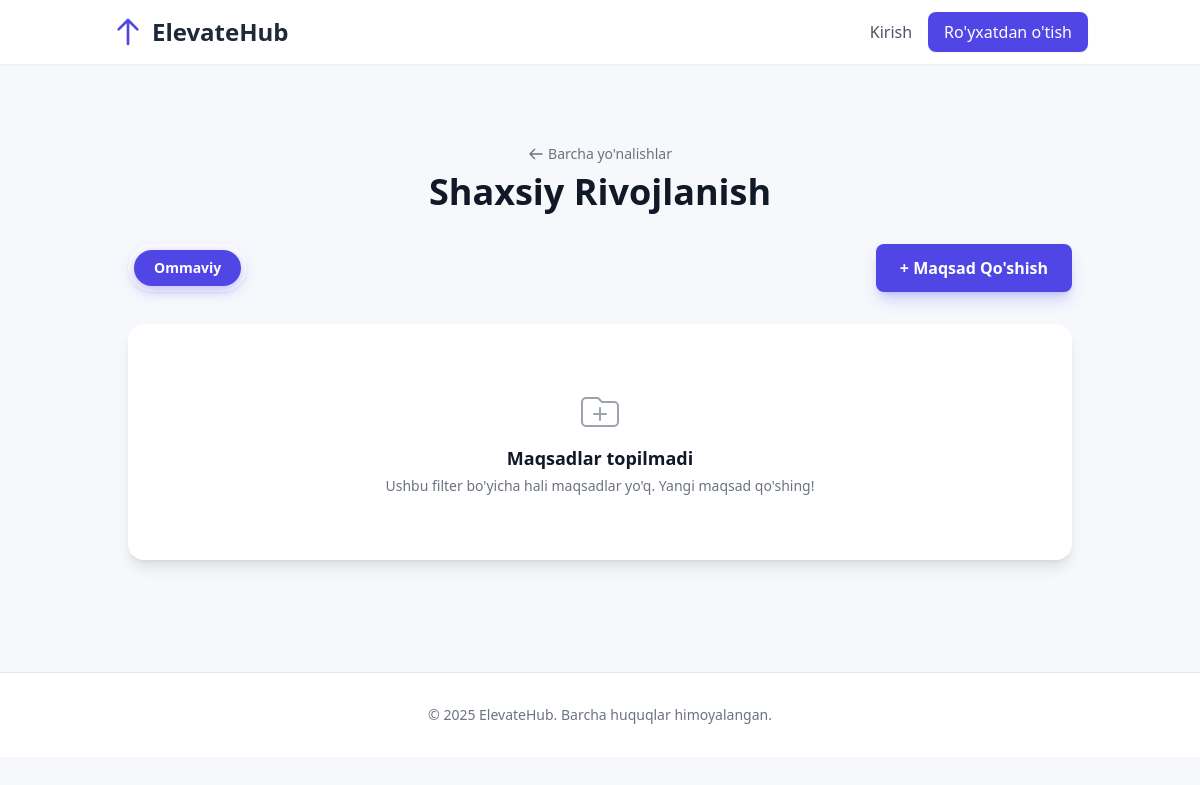
The app's page /category/shaxsiy-rivojlanish/, older data.
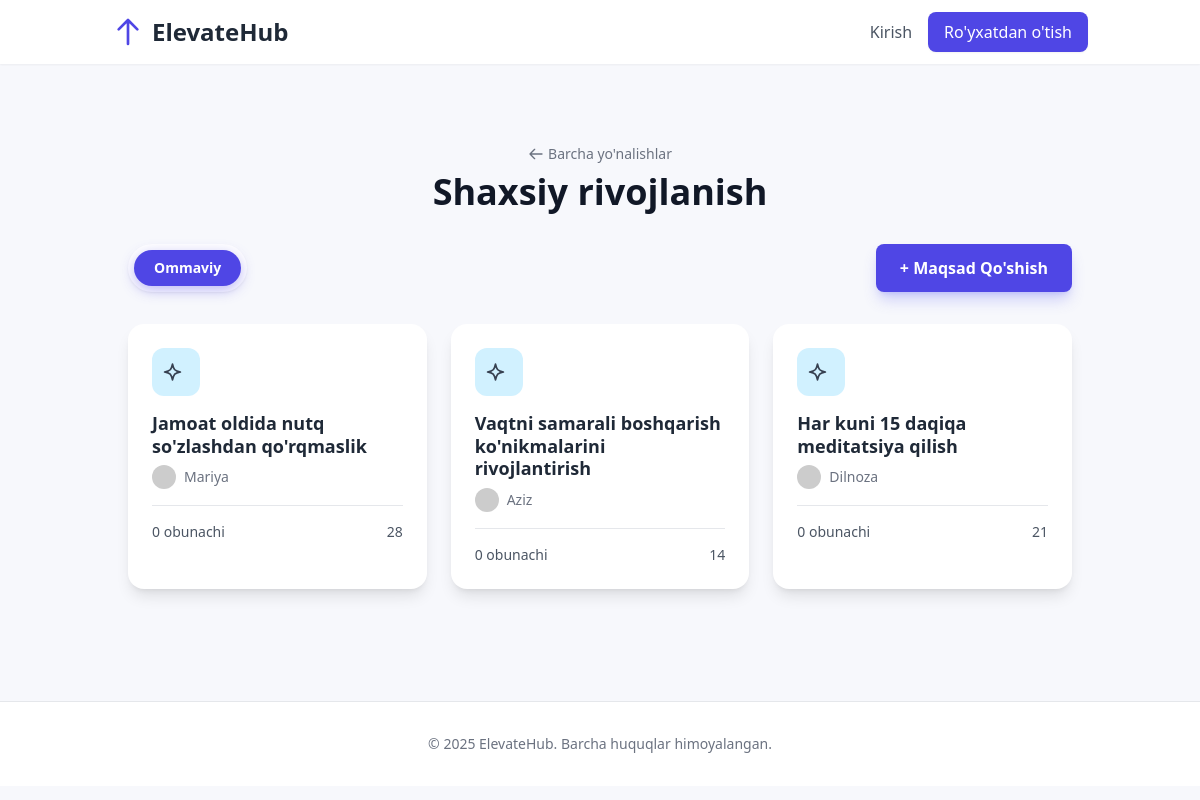
The same page, newer data.
### users/models.py (models this page shows, shortened)
class GoalCategory(models.Model):
    name = models.CharField(max_length=100, unique=True, verbose_name="Nomi")
    slug = models.SlugField(max_length=120, unique=True, blank=True)
    color = models.CharField(max_length=20, default="#e0e7ff", verbose_name="Rangi")
    icon = models.CharField(max_length=50, blank=True, null=True, verbose_name="Ikona")
    class Meta:
        verbose_name = "Maqsad Yo'nalishi"
        verbose_name_plural = "Maqsad Yo'nalishlari"
        ordering = ["name"]

class Goal(models.Model):
    VISIBILITY_CHOICES = [("public", "Ommaviy"), ("private", "Shaxsiy")]
    DURATION_CHOICES = [(7, "7 kun"), (14, "14 kun"), (21, "21 kun"), (28, "28 kun")]
    title = models.CharField(max_length=200, verbose_name="Maqsad Nomi")
    description = models.TextField(verbose_name="Izoh")
    category = models.ForeignKey(
        GoalCategory,
        on_delete=models.SET_NULL,
        null=True,
        related_name="goals",
        verbose_name="Yo'nalishi",
    )
    sub_category = models.ForeignKey(
        SubCategory,
        on_delete=models.SET_NULL,
        null=True,
        blank=True,
        verbose_name="Ichki Yo'nalish",
    )
    duration = models.IntegerField(choices=DURATION_CHOICES, verbose_name="Davomiyligi")
    visibility = models.CharField(
        max_length=10,
        choices=VISIBILITY_CHOICES,
        default="public",
        verbose_name="Ko'rinishi",
    )
    phone_number = models.CharField(
        max_length=20, blank=True, verbose_name="Telefon Raqam"
    )
    telegram_username = models.CharField(
        max_length=100, blank=True, verbose_name="Telegram User"
    )
    created_by = models.ForeignKey(
        settings.AUTH_USER_MODEL, on_delete=models.CASCADE, related_name="created_goals"
    )
    created_at = models.DateTimeField(auto_now_add=True)
    subscribers = models.ManyToManyField(
        settings.AUTH_USER_MODEL, related_name="subscribed_goals", blank=True
    )
    def get_absolute_url(self):
        return reverse("goal_detail", kwargs={"pk": self.pk})

class CustomUser(AbstractUser):
    email = models.EmailField(unique=True, blank=False, null=False)
    class Meta:
        verbose_name = "User"
        verbose_name_plural = "Users"

### users/views.py (the view)
class CategoryDetailView(ListView):
    model = Goal
    template_name = "category_detail.html"  # New template
    context_object_name = "goals"
    paginate_by = 12
    def get_queryset(self):
        self.category = get_object_or_404(GoalCategory, slug=self.kwargs["slug"])
        user = self.request.user
        visibility_filter = self.request.GET.get(
            "visibility", "public"
        )  # Default to public
        queryset = Goal.objects.filter(category=self.category)
        if visibility_filter == "private":
            if user.is_authenticated:
                queryset = queryset.filter(created_by=user, visibility="private")
            else:
                queryset = queryset.none()
        elif visibility_filter == "my_goals":
            if user.is_authenticated:
                queryset = queryset.filter(created_by=user)
            else:
                queryset = queryset.none()
        else:  # Default to 'public'
            queryset = queryset.filter(visibility="public")
        return queryset.order_by("-created_at")
    def get_context_data(self, **kwargs):
        context = super().get_context_data(**kwargs)
        context["category"] = self.category
        context["active_filter"] = self.request.GET.get("visibility", "public")
        return context

### templates/category_detail.html (shortened to what this page needs)
{% extends 'base.html' %}
{% block content %}
<div class="container mx-auto py-12 px-4">
    <div class="text-center mb-8">
        <a href="{% url 'home' %}" class="text-sm text-gray-500 hover:text-indigo-600 inline-flex items-center mb-2">
             <svg class="w-4 h-4 mr-1" fill="none" viewBox="0 0 24 24" stroke-width="2" stroke="currentColor"><path stroke-linecap="round" stroke-linejoin="round" d="M10 19l-7-7m0 0l7-7m-7 7h18"></path></svg>
            Barcha yo'nalishlar
        </a>
        <h1 class="text-4xl font-extrabold text-gray-900">{{ category.name }}</h1>
    </div>
    <div class="flex flex-col sm:flex-row justify-between items-center mb-8 gap-4">
        <div class="flex items-center bg-white p-1.5 rounded-full shadow-sm">
            <a href="{% url 'category_detail' category.slug %}?visibility=public" class="filter-btn px-5 py-2 rounded-full text-sm font-semibold text-gray-600 {% if active_filter == 'public' %}active{% endif %}">
                Ommaviy
            </a>
        </div>
        <a href="{% url 'goal_create' %}" class="bg-indigo-600 text-white font-semibold px-6 py-3 rounded-lg hover:bg-indigo-700 transition-all duration-300 transform hover:scale-105 shadow-lg shadow-indigo-500/30">
            + Maqsad Qo'shish
        </a>
    </div>
    <div class="grid grid-cols-1 md:grid-cols-2 lg:grid-cols-3 xl:grid-cols-4 gap-6">
        {% for goal in goals %}
        <a href="{{ goal.get_absolute_url }}" class="goal-card block bg-white p-6 rounded-2xl shadow-lg">
            <div class="flex justify-between items-start mb-4">
                <div class="w-12 h-12 rounded-xl flex items-center justify-center" style="background-color: {{ goal.category.color|default:'#eff6ff' }};">
                </div>
            </div>
            <h3 class="font-bold text-lg text-gray-800 mb-2 leading-tight">{{ goal.title }}</h3>
            <div class="flex items-center text-sm text-gray-500">
                <img class="w-6 h-6 rounded-full object-cover mr-2" src="https://i.pravatar.cc/150?u={{ goal.created_by.username }}" alt="{{ goal.created_by.username }}">
                <span>{{ goal.created_by.first_name|default:goal.created_by.username }}</span>
            </div>
            <div class="border-t my-4"></div>
            <div class="flex justify-between items-center text-sm text-gray-600">
                <span class="font-medium">{{ goal.subscribers.count }} obunachi</span>
                <span class="font-medium">{{ goal.duration }}</span>
            </div>
        </a>
        {% empty %}
        <div class="col-span-full text-center py-16 bg-white rounded-2xl shadow-lg">
            <svg class="mx-auto h-12 w-12 text-gray-400" fill="none" viewBox="0 0 24 24" stroke="currentColor" aria-hidden="true">
              <path vector-effect="non-scaling-stroke" stroke-linecap="round" stroke-linejoin="round" stroke-width="2" d="M9 13h6m-3-3v6m-9 1V7a2 2 0 012-2h6l2 2h6a2 2 0 012 2v8a2 2 0 01-2 2H5a2 2 0 01-2-2z" />
            </svg>
            <h3 class="mt-2 text-lg font-semibold text-gray-900">Maqsadlar topilmadi</h3>
            <p class="mt-1 text-sm text-gray-500">Ushbu filter bo'yicha hali maqsadlar yo'q. Yangi maqsad qo'shing!</p>
        </div>
        {% endfor %}
    </div>
</div>
{% endblock %}

### templates/base.html (shortened to what this page needs)
{% load static %}
<!DOCTYPE html>
<html lang="en">
  <head>
    <script src="https://cdn.tailwindcss.com"></script>
  </head>
  <body class="font-sans">
    <header class="bg-white/95 backdrop-blur-sm sticky top-0 z-50 shadow-sm">
      <nav class="container mx-auto px-6 py-3">
        <div class="flex justify-between items-center">
          <a href="{% url 'home' %}" class="flex items-center space-x-2 text-2xl font-bold text-gray-800">
            <svg class="w-8 h-8 text-indigo-600" fill="none" stroke="currentColor" viewBox="0 0 24 24" xmlns="http://www.w3.org/2000/svg">
              <path stroke-linecap="round" stroke-linejoin="round" stroke-width="2" d="M5 10l7-7m0 0l7 7m-7-7v18"></path>
            </svg>
            <span>ElevateHub</span>
          </a>
          <div class="flex items-center space-x-4">
            {% if user.is_authenticated %}
              <div class="hidden sm:flex items-center space-x-4 border-r pr-4 mr-2">
                <div class="flex items-center" title="Daraja">
                  <svg class="w-5 h-5 text-indigo-500" fill="none" viewBox="0 0 24 24" stroke-width="2" stroke="currentColor">
                    <path stroke-linecap="round" stroke-linejoin="round" d="M9 12.75L11.25 15 15 9.75m-3-7.036A11.959 11.959 0 013.598 6 11.99 11.99 0 003 9.749c0 5.592 3.824 10.29 9 11.622 5.176-1.332 9-6.03 9-11.622 0-1.31-.21-2.57-.598-3.75h-.152c-3.196 0-6.1-1.248-8.25-3.286zm0 13.036h.008v.008h-.008v-.008z"></path>
                  </svg>
                  <span class="ml-1 font-bold text-gray-700">{{ user.profile.level }}</span>
                </div>
                <div class="flex items-center" title="Tangalar">
                  <svg class="w-5 h-5 text-amber-500" fill="currentColor" viewBox="0 0 20 20">
                    <path fill-rule="evenodd" d="M10 18a8 8 0 100-16 8 8 0 000 16zm1-12a1 1 0 10-2 0v4a1 1 0 00.293.707l2.828 2.829a1 1 0 101.414-1.415L11 9.586V6z" clip-rule="evenodd"></path>
                  </svg>
                  <span class="ml-1 font-bold text-gray-700">{{ user.profile.coins }}</span>
                </div>
              </div>
              <a href="{% url 'goal_create' %}" class="hidden sm:flex items-center space-x-2 bg-indigo-600 text-white px-4 py-2 rounded-lg hover:bg-indigo-700 shadow-sm transition-transform duration-300 hover:scale-105">
                <svg class="w-5 h-5" fill="none" stroke="currentColor" viewBox="0 0 24 24">
                  <path stroke-linecap="round" stroke-linejoin="round" stroke-width="2" d="M12 4v16m8-8H4"></path>
                </svg>
                <span>Maqsad qo'shish</span>
              </a>
              <div class="relative">
                <button id="profileDropdownBtn" class="flex items-center focus:outline-none"><span class="w-10 h-10 bg-gray-200 rounded-full flex items-center justify-center text-indigo-700 font-bold text-lg">{{ user.username|first|upper }}</span></button>
                <div id="profileDropdownMenu" class="dropdown-menu origin-top-right absolute right-0 mt-2 w-56 rounded-xl shadow-2xl bg-white ring-1 ring-black ring-opacity-5 z-20">
                  <div class="p-4 border-b border-gray-100">
                    <p class="font-semibold text-gray-800 truncate">{{ user.username }}</p>
                    <p class="text-sm text-gray-500">sifatida kirilgan</p>
                  </div>
                  <div class="py-2">
                    <a href="{% url 'profile_detail' %}" class="flex items-center px-4 py-2 text-sm text-gray-700 hover:bg-indigo-50 hover:text-indigo-600">
                      <svg class="w-5 h-5 mr-3 text-gray-400" fill="none" stroke="currentColor" viewBox="0 0 24 24">
                        <path stroke-linecap="round" stroke-linejoin="round" stroke-width="2" d="M5.121 17.804A13.937 13.937 0 0112 16c2.5 0 4.847.655 6.879 1.804M15 10a3 3 0 11-6 0 3 3 0 016 0z"></path>
                      </svg>Mening profilim
                    </a>
                  </div>
                  <div class="py-2 border-t border-gray-100">
                    <a href="{% url 'logout' %}" class="flex items-center px-4 py-2 text-sm text-red-600 hover:bg-red-50">
                      <svg class="w-5 h-5 mr-3" fill="none" stroke="currentColor" viewBox="0 0 24 24">
                        <path stroke-linecap="round" stroke-linejoin="round" stroke-width="2" d="M17 16l4-4m0 0l-4-4m4 4H7m6 4v1a3 3 0 01-3 3H6a3 3 0 01-3-3V7a3 3 0 013-3h4a3 3 0 013 3v1"></path>
                      </svg>Chiqish
                    </a>
                  </div>
                </div>
              </div>
            {% else %}
              <a href="{% url 'login' %}" class="text-gray-600 font-medium hover:text-indigo-600 transition-colors duration-300">Kirish</a>
              <a href="{% url 'register' %}" class="bg-indigo-600 text-white font-medium px-4 py-2 rounded-lg hover:bg-indigo-700 shadow-sm transition-transform duration-300 hover:scale-105">Ro'yxatdan o'tish</a>
            {% endif %}
          </div>
        </div>
      </nav>
    </header>
    <main class="container mx-auto mt-8 px-6">
      {% block content %}{% endblock %}
    </main>
    <footer class="mt-16 py-8 bg-white border-t border-gray-200">
      <div class="container mx-auto text-center text-gray-500 text-sm">
        <p>
          &copy; {% now 'Y' %} ElevateHub. Barcha huquqlar himoyalangan.
        </p>
      </div>
    </footer>
  </body>
</html>

### templates/base.html (style rules this page uses)
body { background-color: #f7f8fc; }

### templates/category_detail.html (style rules this page uses)
body { background-color: #f7f8fc; }
.filter-btn { transition: all 0.2s ease-in-out; }
.filter-btn.active { background-color: #4f46e5; color: white; box-shadow: 0 4px 14px 0 rgba(79, 70, 229, 0.39); }
.goal-card { transition: all 0.3s ease; }

Row changes from the older to the newer data that the page shows:
removed GoalCategory: name "Shaxsiy Rivojlanish"
added GoalCategory: name "Shaxsiy rivojlanish"
added Goal: title "Jamoat oldida nutq so'zlashdan qo'rqmaslik", created_by.first_name "Mariya", subscribers.count "0", duration "28"
added Goal: title "Vaqtni samarali boshqarish ko'nikmalarini rivojlantirish", created_by.first_name "Aziz", subscribers.count "0", duration "14"
added Goal: title "Har kuni 15 daqiqa meditatsiya qilish", created_by.first_name "Dilnoza", subscribers.count "0", duration "21"
Text that changed along with them:
text no longer shown: "Maqsadlar topilmadi Ushbu filter bo'yicha hali maqsadlar yo'q. Yangi maqsad qo'shing!"
